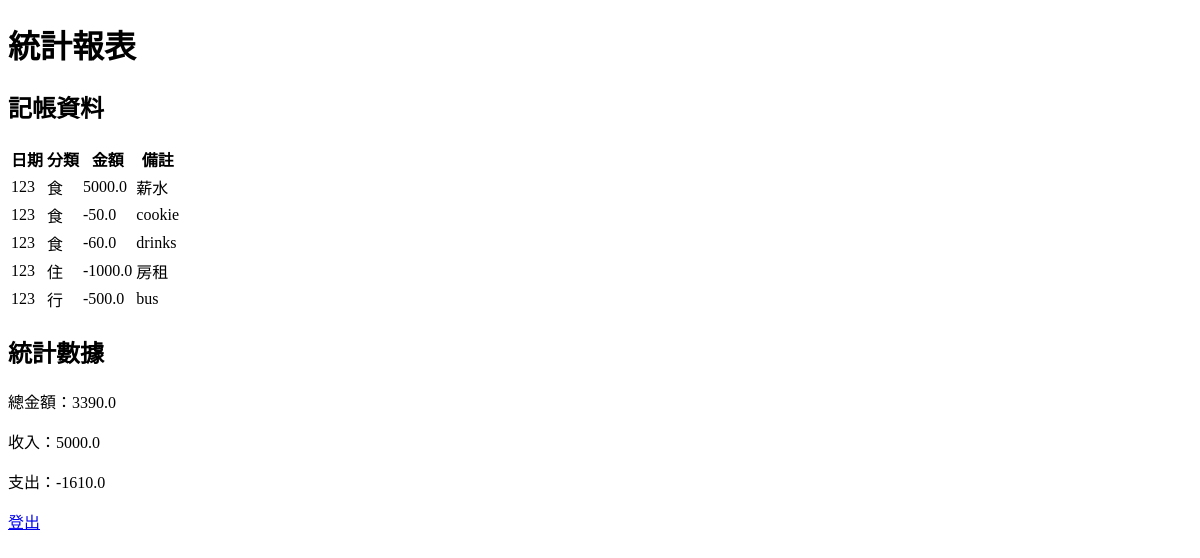
Page /report (signed in) on the earlier database version.
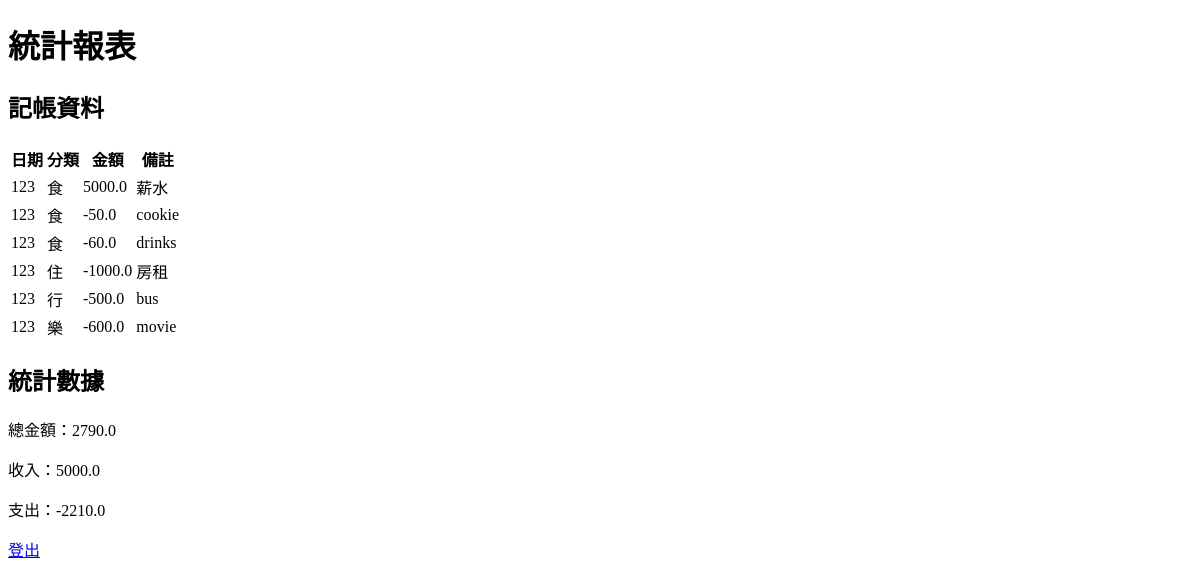
Same page on the later database version.
### tables this page shows
CREATE TABLE expenses
                  (id INTEGER PRIMARY KEY AUTOINCREMENT,
                   username TEXT NOT NULL,
                   category TEXT NOT NULL,
                   amount REAL NOT NULL,
                   note TEXT,
                   date TEXT NOT NULL);

### test.py (the view)
@app.route('/report')
def report():
    if 'username' not in session:
        return redirect('/login')
    with sqlite3.connect('database.db') as conn:
        cursor = conn.cursor()
        cursor.execute('SELECT * FROM expenses WHERE username = ?', (session['username'],))
        expenses = cursor.fetchall()
    print('Expenses:', expenses)
    total_amount = sum(expense[3] for expense in expenses)
    income = sum(expense[3] for expense in expenses if expense[3] >= 0)
    expense = sum(expense[3] for expense in expenses if expense[3] < 0)
    print('Total Amount:', total_amount)
    print('Income:', income)
    print('Expense:', expense)
    return render_template('report.html', expenses=expenses, total_amount=total_amount, income=income, expense=expense)

### templates/report.html (shortened to what this page needs)
<!DOCTYPE html>
<html>
<head>
</head>
<body>
    <h1>統計報表</h1>
    <h2>記帳資料</h2>
    <table>
        <tr>
            <th>日期</th>
            <th>分類</th>
            <th>金額</th>
            <th>備註</th>
        </tr>
        {% for expense in expenses %}
        <tr>
            <td>{{ expense[1] }}</td>
            <td>{{ expense[2] }}</td>
            <td>{{ expense[3] }}</td>
            <td>{{ expense[4] }}</td>
        </tr>
        {% endfor %}
    </table>
    <h2>統計數據</h2>
    <p>總金額：{{ total_amount }}</p>
    <p>收入：{{ income }}</p>
    <p>支出：{{ expense }}</p>
    <a href="/logout">登出</a>
</body>
</html>

Differences in the rows shown:
added expenses: username "123", category "樂", amount "-600.0", note "movie"
Other differences:
{{ total_amount }}: "3390.0" → "2790.0"
{{ expense }}: "-1610.0" → "-2210.0"
